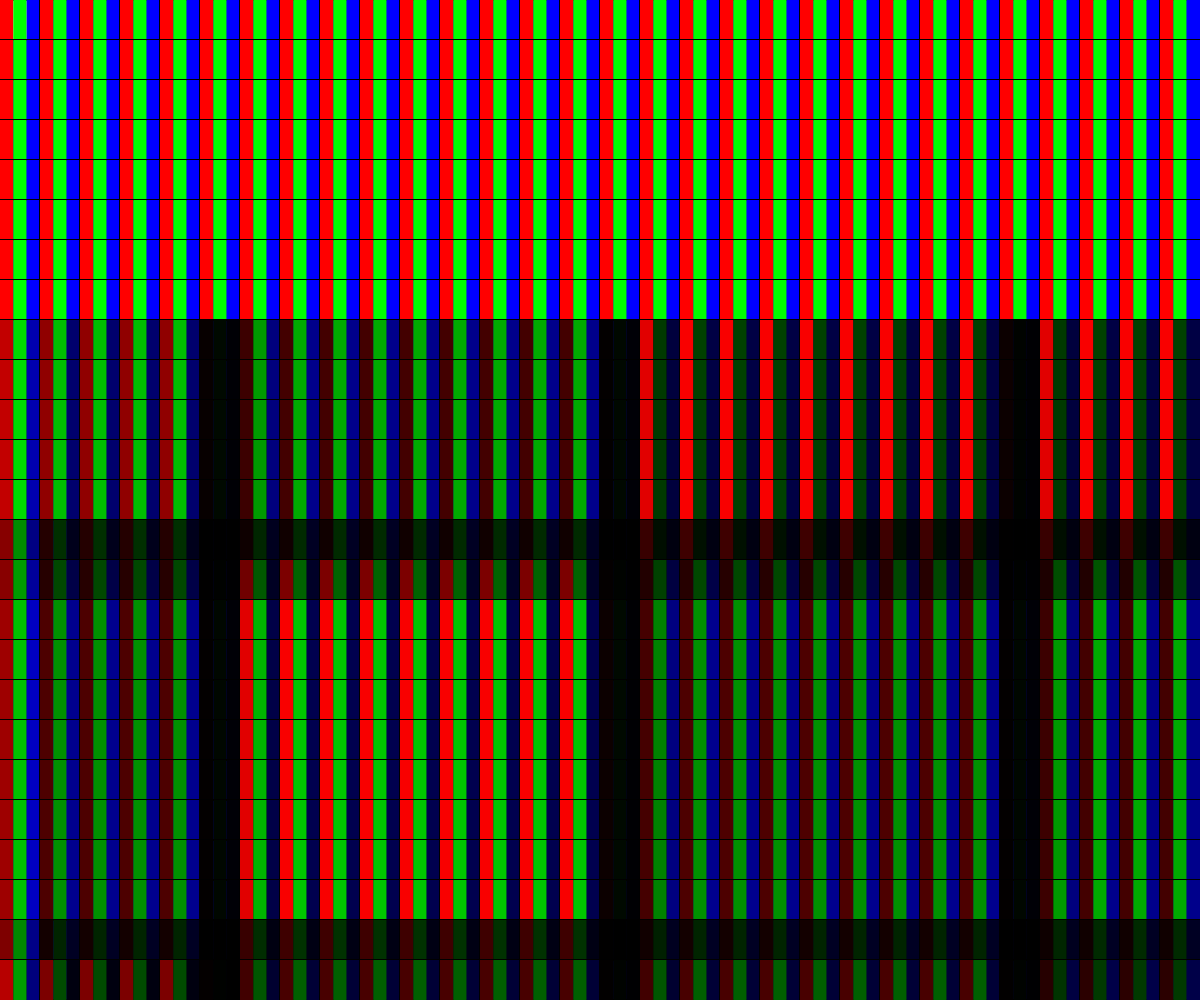
Frame 1 (no input)
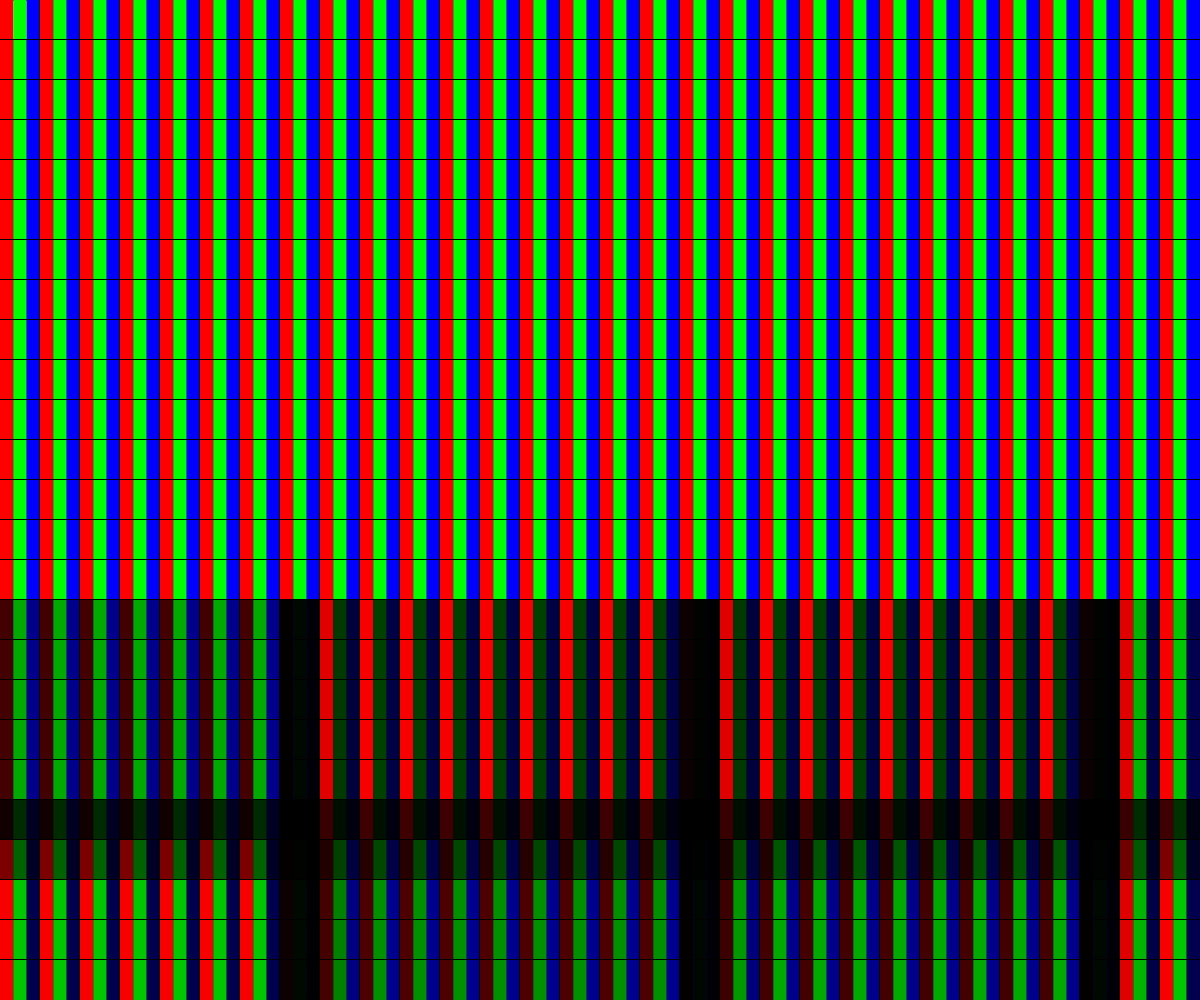
Frame 60 (no input)
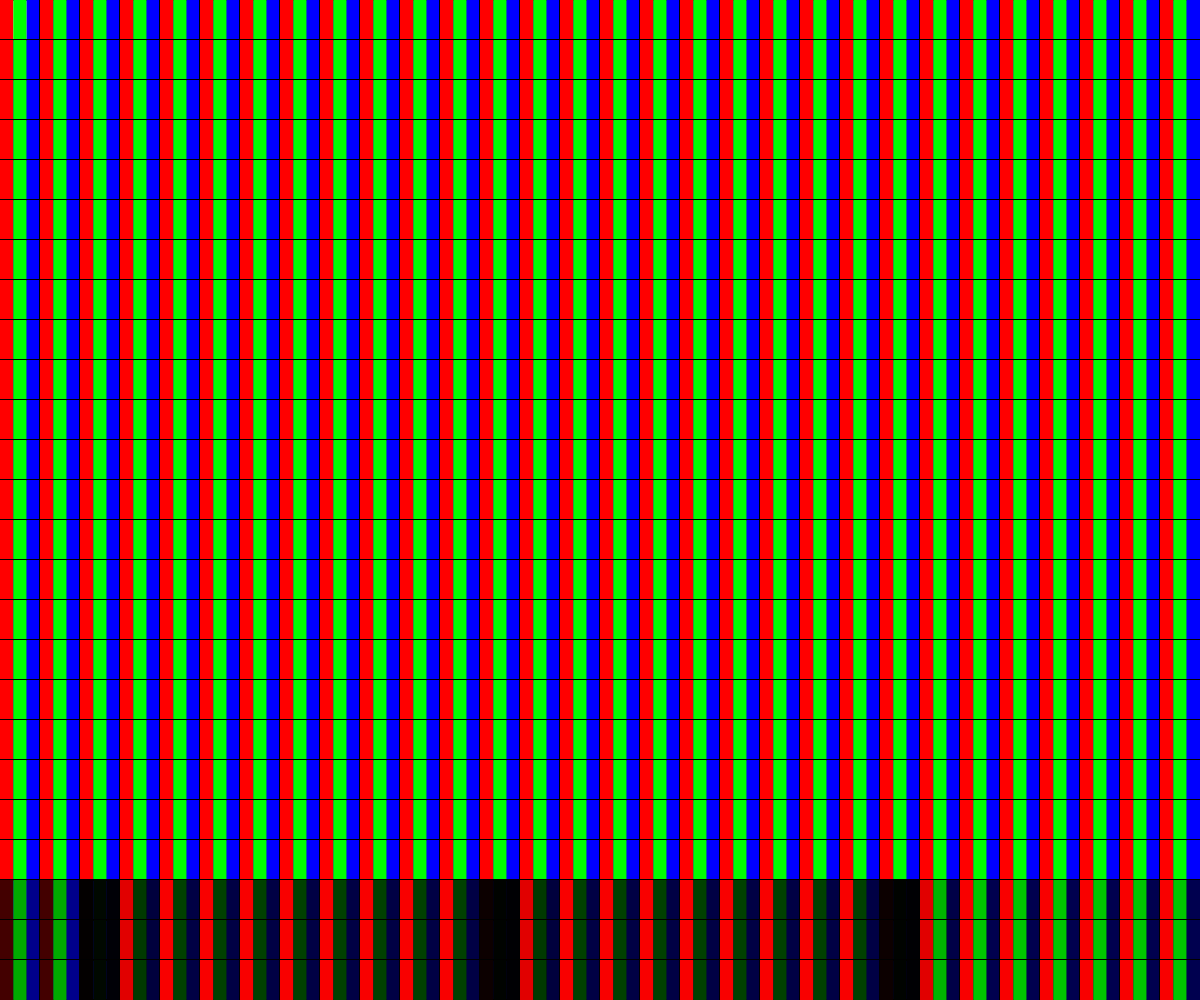
Frame 120 (the mouse pressed at the canvas centre since frame 60)

The p5.js sketch that drew these frames (run headless with seeded random() and noise() and a simulated clock; from frame 60 on, the mouse is pressed at the canvas centre):

// p5.js sketch
// ── sketch.js
/*
Author: Project Somedays
Date: 2024-01-04
Title: Genuary 2024 Day 4 - Pixels

Inspiration: Slow Mo Guys: https://www.youtube.com/watch?v=3BJU2drrtCM
The basic idea: why don't I just show how the work by sampling the image underneath
For now, I kind of like the buggy effect.
Bonus points for working out what I should have done to have it work as intended? hahaha
Music: Titanium from Alicia via Pixabay: Music by <a href="https://pixabay.com/users/alisiabeats-39461785/?utm_source=link-attribution&utm_medium=referral&utm_campaign=music&utm_content=170190">Alisia</a> from <a href="https://pixabay.com//?utm_source=link-attribution&utm_medium=referral&utm_campaign=music&utm_content=170190">Pixabay</a>
*/

const pixelViewWindowSize = 25;
const cycleOnFrame = 300;
const colours = ['#f94144', '#f3722c', '#f8961e', '#f9844a', '#f9c74f', '#90be6d', '#43aa8b', '#4d908e', '#577590', '#277da1'];
const bgGraphicSquareSize = 10;
const everyNthFrame = 5;
let windowH2WRatio;
let res;
let startX, startY, startXOff, startYOff;
let bgImage;
let pixelViewMode = true;

const getStartCoord = (offset, lowerLim, upperLim) => int(map(noise(offset),0,1,lowerLim,upperLim)); 


function setup() {
  createCanvas(windowWidth, windowHeight);
  res = min(width, height)/pixelViewWindowSize;
  bgImage = generateGraphic();
  windowH2WRatio = height/width;
  pixelDensity(1);
  startXOff = random(1000); // for moving about the screen
  startYOff= random(1000);
  startX = 0;
  startY = 0;
  stroke(0);
  bgImage.loadPixels();
}
  
function draw() {
  image(bgImage, 0,0);
  
  // move the "window" around the screen
  startX = int(map(noise(startXOff), 0, 1, 0, bgImage.width-pixelViewWindowSize));
  startY = int(map(noise(startYOff), 0, 1, 0, bgImage.height-pixelViewWindowSize));
  
  // show the window
  fill(255);
  stroke(0);
  rect(startX, startY, pixelViewWindowSize, pixelViewWindowSize*windowH2WRatio);

  if(pixelViewMode){
    for(let y = 0; y < height/res; y++){
      for(let x = 0; x < width/res; x++){
        let index = ((x + startX)  +  (y+startY)*width)*4;
        drawPixel(x*res,y*res, bgImage.pixels[index], bgImage.pixels[index + 1], bgImage.pixels[index + 2]);
      }
    }
  }
  
  // move the things around the screen
  startXOff += 0.0005;
  startYOff += 0.0005;

  if(frameCount%cycleOnFrame === 0){
    pixelViewMode = !pixelViewMode;
    
  }
}


function drawPixel(x,y, r, g, b){
  stroke(0);
      strokeWeight(2);
      rect(x, y, res, res); // the outline
      noStroke();
      fill(r, 0, 0); // red channel
      rect(x, y, res/3, res); 
      fill(0, g, 0); // green channel
      rect(x + res/3, y,res/3,res);
      fill(0, 0, b); // blue channel
      rect(x + 2*res/3, y, res/3, res);
}

function generateGraphic(){
  let bg = createGraphics(width, height);
  bg.textAlign(CENTER, CENTER);
  bg.textSize(min(height, width)/2.5);
 
  for(let y = 0; y < height; y ++){
    for(let x = 0; x < width; x ++){
      bg.fill(random(colours));
      bg.square(x*bgGraphicSquareSize, y*bgGraphicSquareSize,bgGraphicSquareSize);
    }
  }
  bg.fill(255);
  if(width < height){
    bg.push();
    bg.translate(width/2, height/2);
    bg.rotate(HALF_PI);
    bg.text("PIXELS",0, 0);
    bg.pop();
  } else {
    bg.text("PIXELS", width/2, height/2);
  }
  return bg;
}
